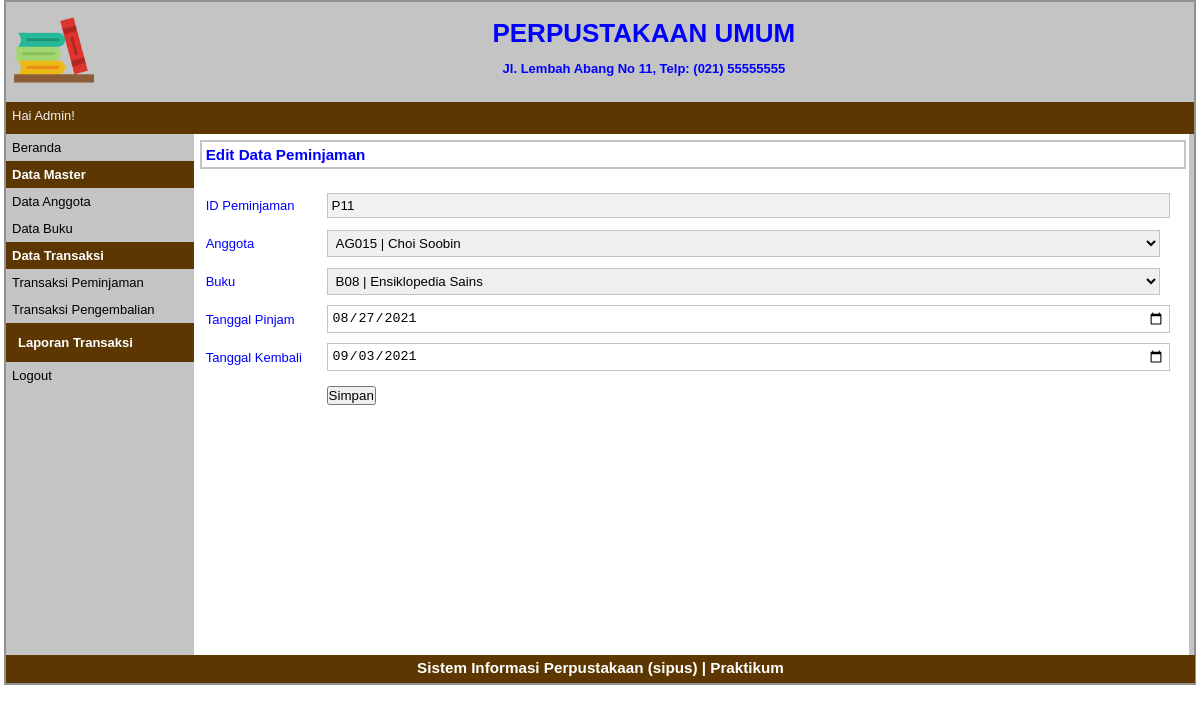
The app's page /php/src/index.php?p=transaksi-peminjaman-edit&id=P11 (signed in) with its own data.
### tables this page shows
CREATE TABLE `tbpinjam` (
  `idpinjam` varchar(5) NOT NULL,
  `idanggota` varchar(5) NOT NULL,
  `idbuku` varchar(5) NOT NULL,
  `jumlah` int(11) NOT NULL,
  `tglpinjam` date NOT NULL,
  `tglkembali` date NOT NULL
);

### php/src/pages/transaksi-peminjaman-edit.php (the view, shortened to what this page needs)
<?php
    $id_pinjam = $_GET['id'];
    $q_tampil_pinjam = mysqli_query($db, "SELECT * FROM tbpinjam WHERE idpinjam = '$id_pinjam'");
    $r_tampil_pinjam = mysqli_fetch_array($q_tampil_pinjam);
?>
<div id="label-page"><h3>Edit Data Peminjaman</h3></div>
<div id="content">
    <form action="proses/pinjam-edit-proses.php" method="post" enctype="multipart/form-data">
        <table id="tabel-input">
            <tr>
                <td class="label-formulir">ID Peminjaman</td>
                <td class="isian-formulir"><input type="text" name="id_pinjam" value="<?php echo $r_tampil_pinjam['idpinjam'];?>" readonly="readonly" class="isian-formulir isian-formulir-border warna-formulir-disabled"></td>
            </tr>
            <tr>
                <td class="label-formulir">Anggota</td>
                <td class="isian-formulir">
				<select name="id_anggota" class="isian-formulir isian-formulir-border">
                <?php
                        $query = "SELECT * FROM tbanggota";
                        $q_tampil_anggota = mysqli_query($db, $query);
                        if (mysqli_num_rows($q_tampil_anggota) >0) {
                            while ($r_tampil_anggota = mysqli_fetch_array($q_tampil_anggota)) {
                                if ($r_tampil_pinjam['idanggota'] == $r_tampil_anggota['idanggota']) {
                                ?>
                                    <option value="<?php echo $r_tampil_anggota['idanggota'];?>" selected><?php echo $r_tampil_anggota['idanggota']." | ".$r_tampil_anggota['nama'];?></option>
                                <?php
                                }
                                ?>
                    <?php
                        }
                    }
                    ?>
				</select>
			</td>
            </tr>
            <tr>
                <td class="label-formulir">Buku</td>
                <td class="isian-formulir">
				<select name="id_buku" class="isian-formulir isian-formulir-border">
                <?php
                        $query1 = "SELECT * FROM tbbuku";
                        $q_tampil_buku = mysqli_query($db, $query1);
                        if (mysqli_num_rows($q_tampil_buku) >0) {
                            while ($r_tampil_buku = mysqli_fetch_array($q_tampil_buku)) {
                                if ($r_tampil_pinjam['idbuku'] == $r_tampil_buku['idbuku']) {
                                ?>
                                    <option value="<?php echo $r_tampil_buku['idbuku'];?>" selected><?php echo $r_tampil_buku['idbuku']." | ".$r_tampil_buku['judul'];?></option>
                                <?php
                                }
                                ?>
                    <?php
                        }
                    }
                    ?>
				</select>
			</td>
            </tr>
            <tr>
                <td class="label-formulir">Tanggal Pinjam</td>
                <td class="isian-formulir"><input type="date" name="tgl_pinjam" value="<?php echo $r_tampil_pinjam['tglpinjam'];?>" class="isian-formulir isian-formulir-border"></td>
            </tr>
            <tr>
                <td class="label-formulir">Tanggal Kembali</td>
                <td class="isian-formulir"><input type="date" name="tgl_kembali" value="<?php echo $r_tampil_pinjam['tglkembali'];?>" class="isian-formulir isian-formulir-border"></td>
            </tr>
            <tr>
                <td class="label-formulir"></td>
                <td class="isian-formulir"><input type="submit" name="simpan" value="Simpan" id="tombol-simpan"></td>
            </tr>
        </table>
    </form>
</div>

### php/src/style.css (style rules this page uses)
* { margin: 0px; padding: 0px; }
body { font-family: sans-serif; font-size: 13px; color: blue; }
#label-page { margin-top: 6px; margin-bottom: 6px; margin-left: 6px; border: 2px solid #C4C4C4; padding: 4px; width: 97.9%; }
#content { float: left; width: 96.8%; min-height: 454px; padding: 10px; margin-bottom: 6px; }
#tabel-input { width: 100%; }
.label-formulir { width: 12%; height: 36px; margin: 20px; }
.isian-formulir { width: 80%; padding: 4px; width: 99.8%; }
.isian-formulir-border { border: 1px solid #C4C4C4; }
.warna-formulir-disabled { background-color: #F1F1F1; }

### records on screen
tbpinjam: id_pinjam "P11", tgl_pinjam "08/27/2021", tgl_kembali "09/03/2021"

### other values on screen
$_SESSION['sesi'] "Admin"
form field id_anggota "AG015 | Choi Soobin"
form field id_buku "B08 | Ensiklopedia Sains"
